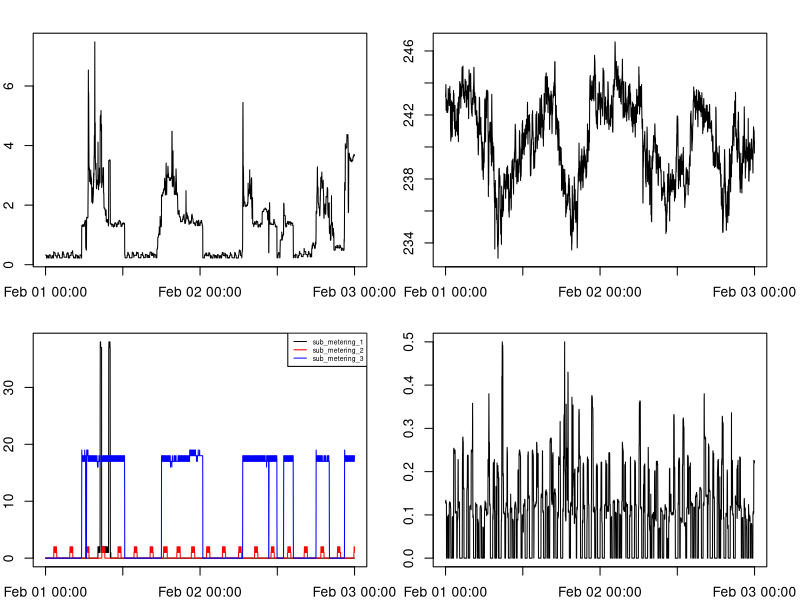

Recreate this plot in R.
###################################

mydata <- read.csv("filtered_data.csv", header = TRUE, sep = "\t")
timedate <- as.POSIXct(mydata$DateTime, format="%d/%m/%Y %H:%M:%S")

voltage <- mydata$Voltage
summary(voltage)

glob_react_pwr <- mydata$Global_reactive_power

glob_act_pwr <- as.matrix(mydata$Global_active_power)
glob_act_pwr[glob_act_pwr=="?"] <- NA
glob_act_pwr2 <- as.numeric(glob_act_pwr)

png("plot4.png", width = 480, height = 480)
par(mfrow=c(2,2))
par(mar = rep(2, 4))
plot(timedate, glob_act_pwr2, type="l", ylab = "Global Active Power (kilowatts)")
plot(timedate, voltage, type="l", ylab = "Voltage")
plot(timedate, mydata$Sub_metering_1, type="l", ylab = "Energy sub metering")
lines(timedate, mydata$Sub_metering_2, col = "red", type = "l")
lines(timedate, mydata$Sub_metering_3, col = "blue", type = "l")
legend("topright", c("sub_metering_1", "sub_metering_2", "sub_metering_3"), lty=c(1,1,1), col = c("black", "red", "blue"), pt.cex = 3, cex=.5)
plot(timedate, glob_react_pwr, type = "l", ylab = "Global Reactive Power")
dev.off()